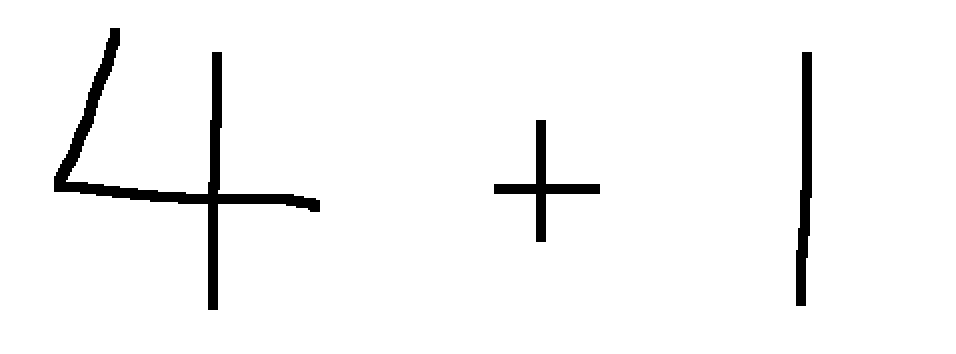
#> input picture Screen Shot 2020-01-10 at 4.38.35 PM.png, 956 x 354 px
$ jupyter execute 'Bounding Boxes.ipynb'
#> lines starting #> are read from the running program, lines starting #| are printed output that depends on the picture; after the words box and inside, x2 and y2 are one past the last pixel; in counts of white or black regions, pixels touching at a corner belong together
[cell 1]
from matplotlib import pyplot as plt
from IPython.display import display
import cv2
import numpy as np

max_lowThreshold = 100
window_name = 'Edge Map'
title_trackbar = 'Min Threshold:'
ratio = 3
kernel_size = 3

val = 100

img = cv2.imread('Screen Shot 2020-01-10 at 4.38.35 PM.png')
#> img is the input picture: shape (354, 956, 3); 96.4% white; 3 black regions, box (x1, y1, x2, y2) and area: (54, 28, 320, 310) 7320, (796, 52, 812, 306) 2588, (494, 120, 600, 242) 2180
gray = cv2.cvtColor(img, cv2.COLOR_BGR2GRAY)

low_threshold = val
detected_edges = cv2.Canny(gray, low_threshold, low_threshold*ratio, kernel_size)
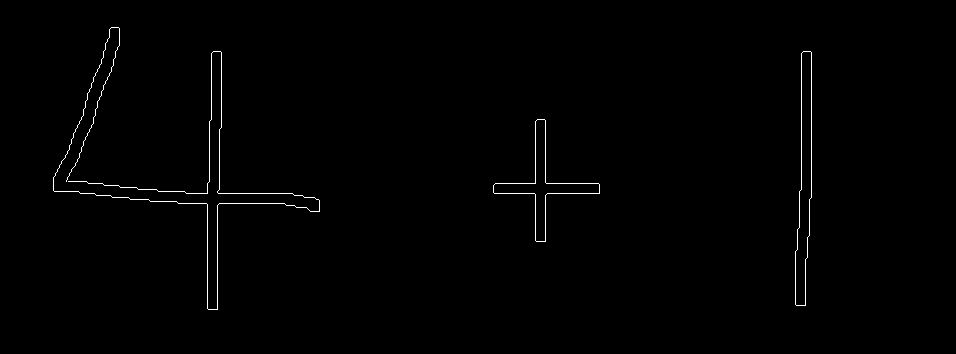
#> detected_edges: shape (354, 956); 0.68% white in thin lines or dots, all inside (x1, y1, x2, y2) = (53, 27, 812, 310)
mask = detected_edges != 0
dst = img * (mask[:,:,None].astype(img.dtype))
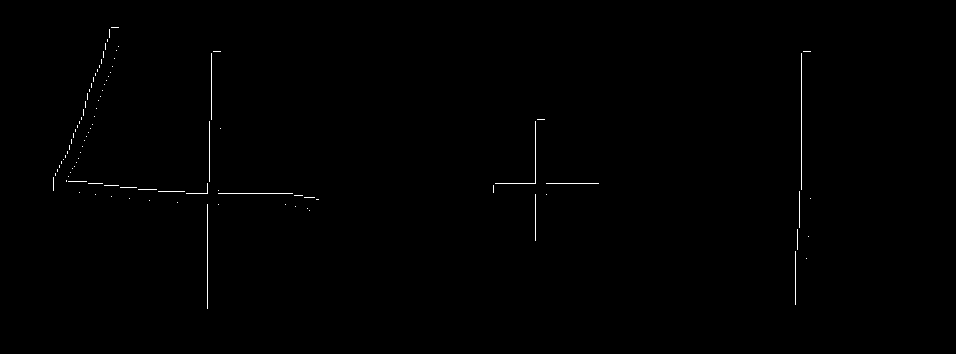
#> dst: shape (354, 956, 3); 0.34% white in thin lines or dots, all inside (x1, y1, x2, y2) = (53, 27, 811, 309)

is_a_number = 0
is_in_middle = 0

top_r = 10000
bot_r = 0
prev_c = 0

height = img.shape[0]
#> height = 354
width = img.shape[1]
#> width = 956

padding_r = 0
padding_c = 0

np.savetxt('text.txt',detected_edges,fmt='%.2f')


for column in range(0, width):
    is_in_middle = 0
    for row in range(0, height):
        if (detected_edges[row, column] > 30):
            is_in_middle = 1
            if row > bot_r:
                bot_r = row
            if row < top_r:
                top_r = row


    if (is_in_middle == 1 and is_a_number == 0):
        is_a_number = 1
        prev_c = column

    if is_in_middle == 0 and is_a_number == 1:
        if (column - prev_c > bot_r - top_r):
            padding_r = (int) (((column - prev_c) - (bot_r - top_r)) / 2)
        else:
            padding_c = (int) (((bot_r - top_r) - (column - prev_c)) / 2)

        padding_c += 20
        padding_r += 20
        img = cv2.rectangle(img,(prev_c - padding_c, top_r - padding_r),(column + padding_c, bot_r + padding_r),(255,0,0),5)
        is_a_number = 0
        top_r, bot_r, padding_c, padding_r = 10000, 0, 0, 0
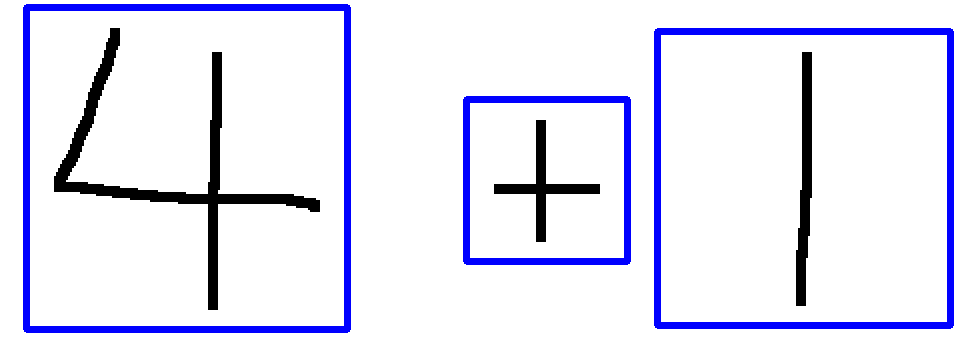
#> img: shape (354, 956, 3); 6.41% of pixels changed, all inside (x1, y1, x2, y2) = (23, 4, 954, 333)
#> after the loop, bot_r = 0; is_a_number = 0; padding_c = 0; padding_r = 0; prev_c = 795; top_r = 10000


plt.imshow(img)
#> (this line was passed over: IPython is not available in this run)
plt.show()

$ run again, with Screen Shot 2020-01-10 at 4.36.45 PM.png copied over Screen Shot 2020-01-10 at 4.38.35 PM.png
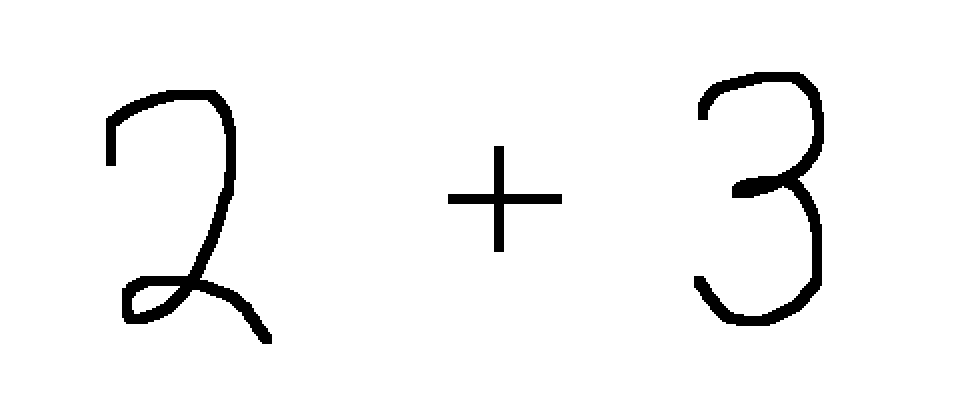
#> input picture Screen Shot 2020-01-10 at 4.36.45 PM.png, 974 x 410 px
#> img is the input picture: shape (410, 974, 3); 96% white; 3 black regions, box (x1, y1, x2, y2) and area: (106, 90, 272, 344) 7068, (694, 72, 824, 326) 6784, (448, 146, 562, 252) 2100
#> detected_edges: shape (410, 974); 0.64% white in thin lines or dots, all inside (x1, y1, x2, y2) = (105, 71, 824, 344)
#> `dst = img * (mask[:,:,None].astype(img.dtype))`:
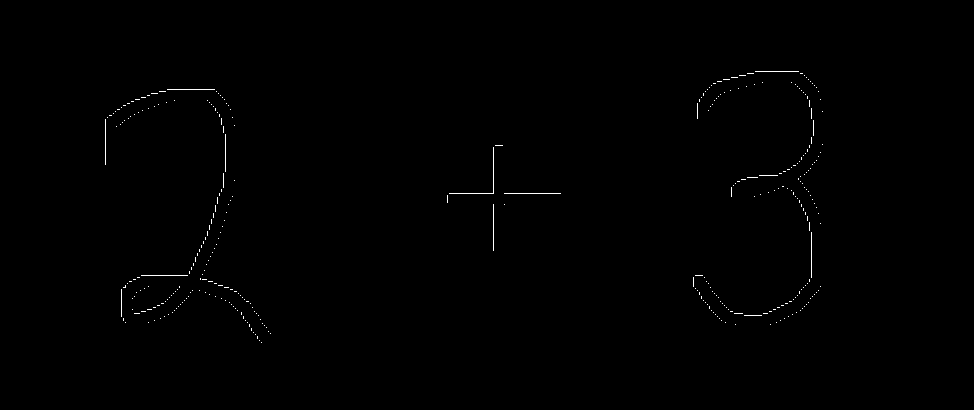
#> dst: shape (410, 974, 3); 0.32% white in thin lines or dots, all inside (x1, y1, x2, y2) = (105, 71, 823, 343)
#> after the loop `for column in range(0, width):`:
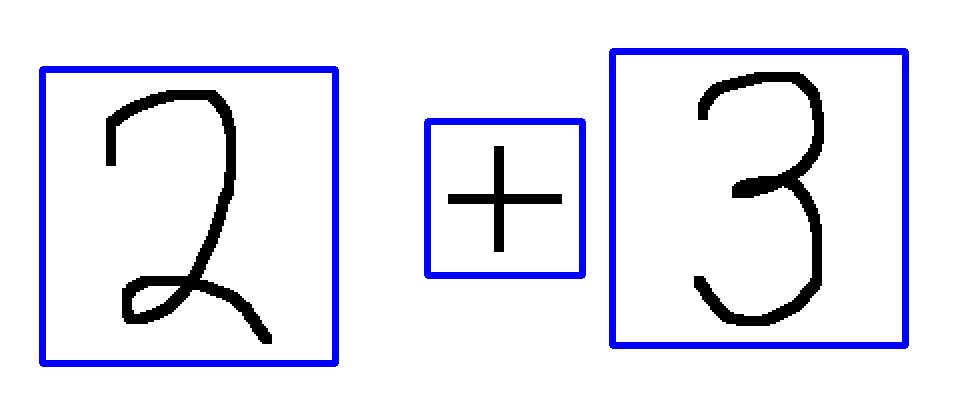
#> img: shape (410, 974, 3); 5.18% of pixels changed, all inside (x1, y1, x2, y2) = (39, 48, 909, 367)
#> after the loop `for column in range(0, width):`: bot_r = 0; prev_c = 693; top_r = 10000

$ run again, with Screen Shot 2020-01-10 at 4.36.48 PM.png copied over Screen Shot 2020-01-10 at 4.38.35 PM.png
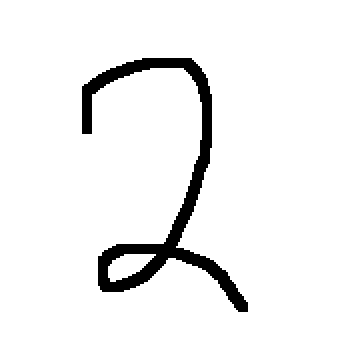
#> input picture Screen Shot 2020-01-10 at 4.36.48 PM.png, 344 x 358 px
#> img is the input picture: shape (358, 344, 3); 94.3% white; 1 black region, box (x1, y1, x2, y2) and area: (82, 58, 248, 312) 7068
#> detected_edges: shape (358, 344); 0.91% white in thin lines or dots, all inside (x1, y1, x2, y2) = (81, 57, 248, 312)
#> `dst = img * (mask[:,:,None].astype(img.dtype))`:
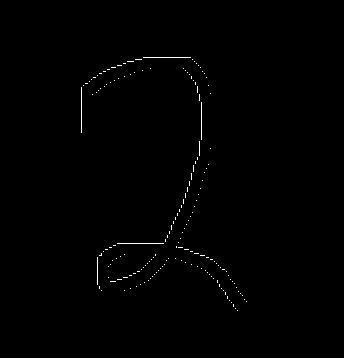
#> dst: shape (358, 344, 3); 0.45% white in thin lines or dots, all inside (x1, y1, x2, y2) = (81, 57, 247, 311)
#> after the loop `for column in range(0, width):`:
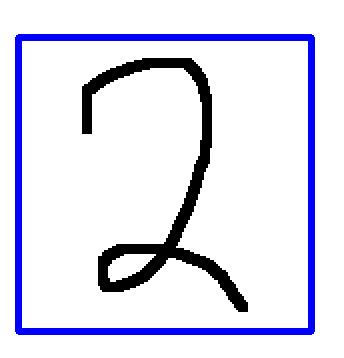
#> img: shape (358, 344, 3); 6.66% of pixels changed, all inside (x1, y1, x2, y2) = (15, 34, 315, 335)
#> after the loop `for column in range(0, width):`: bot_r = 0; prev_c = 81; top_r = 10000

$ run again, with Screen Shot 2020-01-10 at 4.36.51 PM.png copied over Screen Shot 2020-01-10 at 4.38.35 PM.png
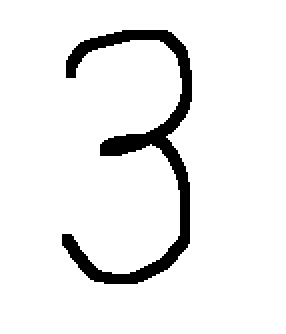
#> input picture Screen Shot 2020-01-10 at 4.36.51 PM.png, 286 x 334 px
#> img is the input picture: shape (334, 286, 3); 92.9% white; 1 black region, box (x1, y1, x2, y2) and area: (62, 30, 192, 284) 6784
#> detected_edges: shape (334, 286); 1.1% white in thin lines or dots, all inside (x1, y1, x2, y2) = (61, 29, 192, 284)
#> `dst = img * (mask[:,:,None].astype(img.dtype))`:
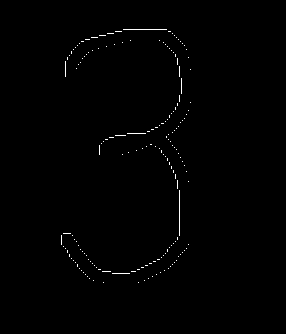
#> dst: shape (334, 286, 3); 0.53% white in thin lines or dots, all inside (x1, y1, x2, y2) = (61, 29, 191, 283)
#> after the loop `for column in range(0, width):`:
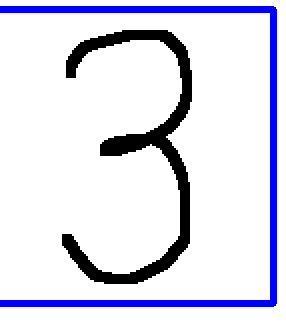
#> img: shape (334, 286, 3); 6.15% of pixels changed, all inside (x1, y1, x2, y2) = (0, 6, 277, 307)
#> after the loop `for column in range(0, width):`: bot_r = 0; prev_c = 61; top_r = 10000
